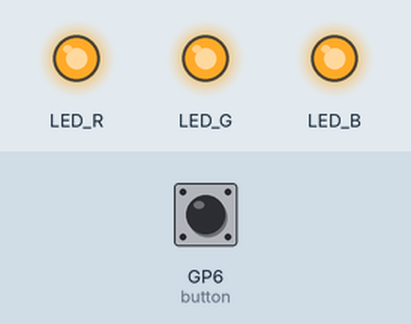
This program was run on a simulated Raspberry Pi Pico running CircuitPython. On the bench: output pins drawn as LEDs (lit = HIGH). Inputs (shaded band) come from the test bench; at power-on: GP6 (button) HIGH. Random numbers come from a fixed seed; USB keyboard and mouse output is not drawn.

Above: at 1.2 s.
1.3 s: GP6 (button) pulled LOW for 0.15 s
At 1.45 s:
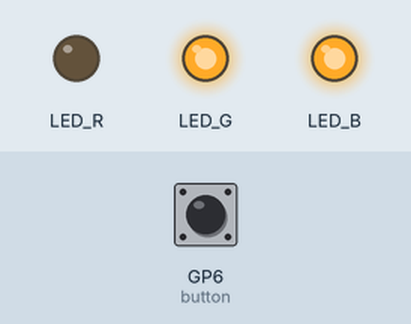
3.0 s: GP6 (button) pulled LOW for 1 s
At 3.4 s:
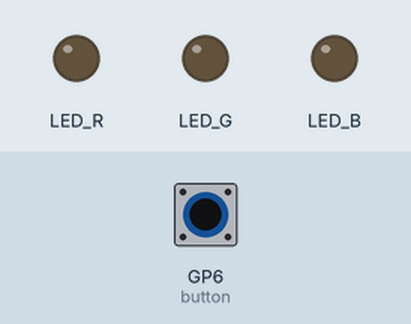
6.0 s: GP6 (button) pulled LOW for 3.2 s
At 8.21 s:
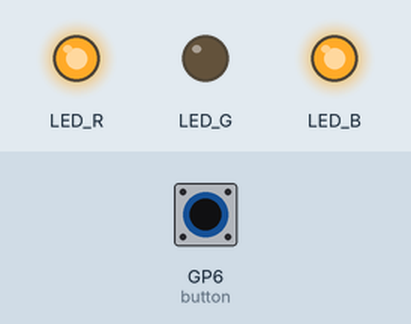
Timing chart, 0 to 10.7 s (numbered marks = the images above; inputs shaded):
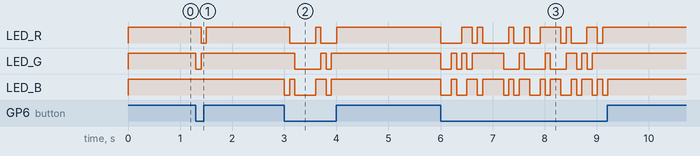

The program:

uro2mouse-cp-tiny2040.py
```python
# uro2mouse for CircuitPython+Tiny2040

import board
import digitalio
from time import sleep
import random
import usb_hid
from adafruit_hid.keyboard import Keyboard
from adafruit_hid.mouse import Mouse
from adafruit_hid.keycode import Keycode

mouse = 0
try:
    mouse = Mouse(usb_hid.devices)
except:
    pass

button = digitalio.DigitalInOut(board.GP6)
button.switch_to_input(pull=digitalio.Pull.UP)

leds = [[board.LED_R], [board.LED_G], [board.LED_B]]
for led in leds:
    led.append(digitalio.DigitalInOut(led[0]))
    led[1].direction = digitalio.Direction.OUTPUT
     # tiny2040 LED is active low
    led[1].value = 1

def uro2mouse():
    x = 0
    y = 0
    i = random.randint(0, 3)
    for led in leds:
        led[1].value = 1
    if i == 0:
        y = 5
    elif i == 1:
        x = 5
    elif i == 2:
        y = -5
    elif i == 3:
        x = -5
        leds[1][1].value = 0
        leds[2][1].value = 0
    leds[i % 3][1].value = 0
    if mouse:
        mouse.move(x = x, y = y)

while True:
    if not button.value:
        uro2mouse()
    else:
        for led in leds:
            led[1].value = 1
    sleep(0.1)
```

Measured:
- after the input at 1.3 s, LED_R: HIGH → LOW after 0.10 s, → HIGH 0.10 s later; LED_G: HIGH → LOW at once, → HIGH 0.10 s later
- after the input at 3.0 s, LED_R: HIGH → LOW after 0.10 s, → HIGH 0.50 s later, → LOW 0.10 s later, → HIGH 0.30 s later; LED_G: HIGH → LOW after 0.20 s, → HIGH 0.50 s later, → LOW 0.10 s later, → HIGH 0.10 s later; LED_B: goes LOW 0.10 s, HIGH 0.10 s, LOW 0.40 s, HIGH 0.20 s, LOW 0.10 s, then HIGH, starting at once
- after the input at 6.0 s, LED_R: HIGH → LOW at once, → HIGH 0.40 s later, → LOW 0.20 s later, → HIGH 0.10 s later, … (16 changes in this stretch); LED_G: HIGH → LOW at once, → HIGH 0.20 s later, → LOW 0.10 s later, → HIGH 0.10 s later, … (16 changes in this stretch)
